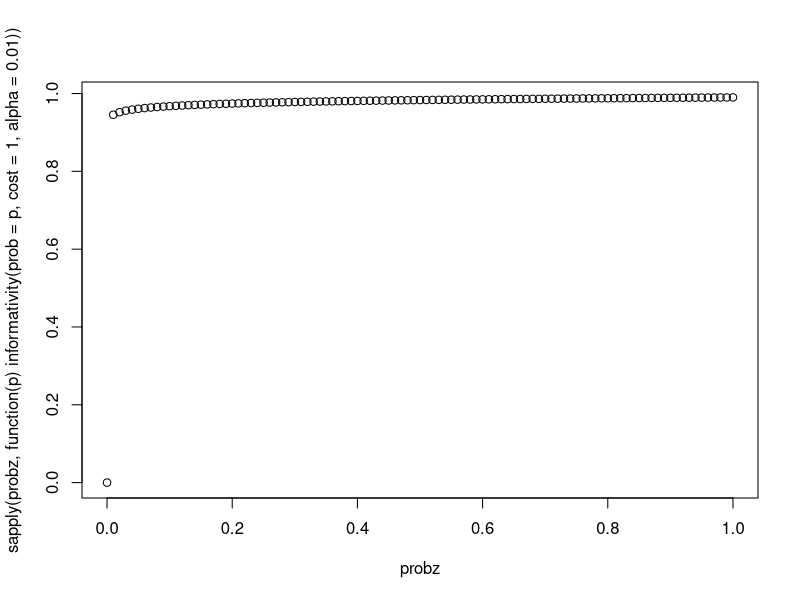
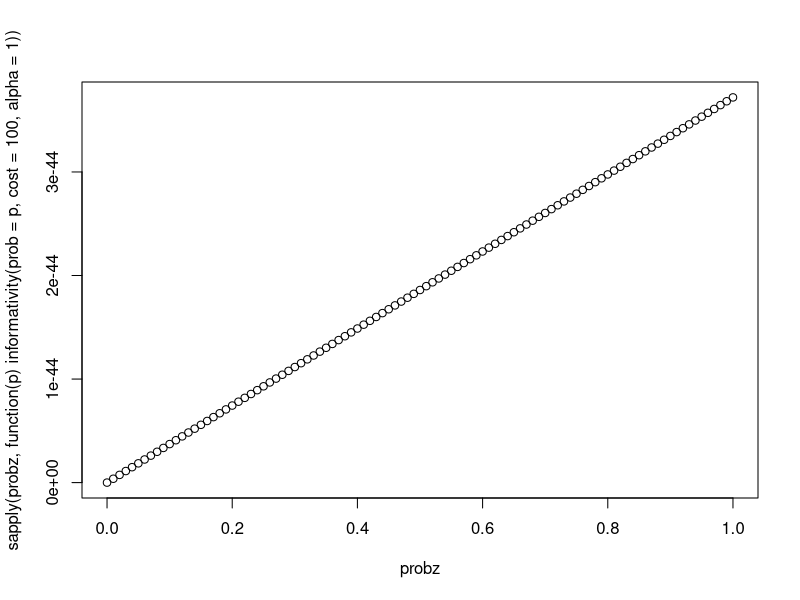
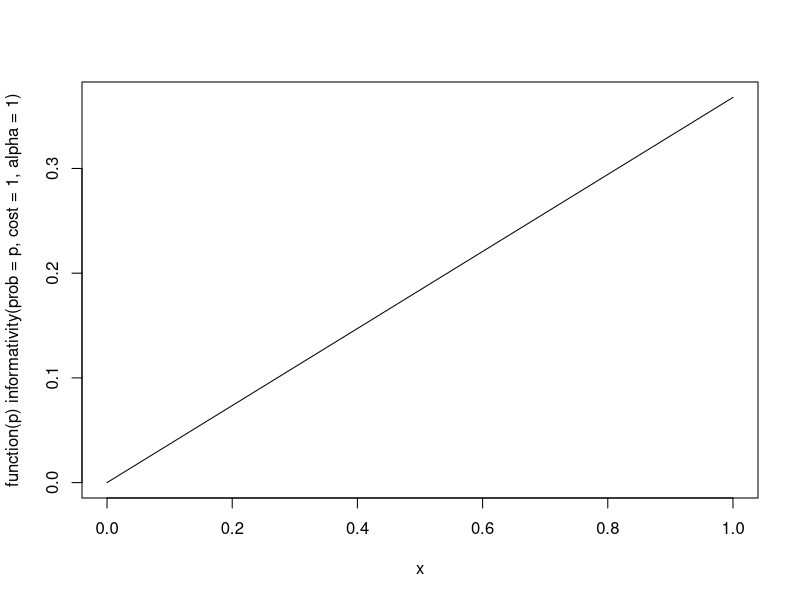

Source code (R) for these figures, in order:
############ FUNCTIONS FOR LASSITER AND GOODMAN (2015) PAPER ------------------

# number of cookies eaten, priors for each value 
prior_A <- function(A){
  stopifnot(A %in% 0:6)
  if (A==0)
    return(.94) else return(.01)
}


cost_u <- function(u, force_to_be=2){
  stopifnot(u %in% c("none", "some", "all"))
  return(force_to_be)
  # technically it's this but let's keep it simple 
  # 2/3 * length(u)
}


### 2.3 LITERAL LISTENER 
# ex9, page 8 
# The literal listener L0 is defined as an agent who responds to an utterance 
# u in two steps: calculate  u , the literal interpretation of u in the 
# relevant language, and condition the prior information state on 
# the truth of  u .
L0_prob <- function(A, u){
  stopifnot(A %in% 0:6, u %in% c("none", "some", "all"))
  # probability of state A given that [[u]] is true 
  # e.g. probability that i ate 3 cookies given that 'some' is true 
  if (u=="none"){
    if (A==0) return(1) else return(0)
  }
  if (u=="some"){
    if (A==0) return(0) else return(1/6)
  }
  if (u=="all"){
    if (A==6) return(1) else return(0)
  }
}

### 2.4 SPEAKER 
S1_utility <- function(u, A){
  stopifnot(A %in% 0:6, u %in% c("none", "some", "all"))
  # utility of utterance u given state A 
  # e.g. utility of saying 'some' given i ate 3 cookies 
  l0 <- L0_prob(A, u)
  if (l0==0){
    return(0)
  } else {
    return(log(l0) - cost_u(u))
  }
}


S1_prob <- function(u, A, uAlt, alpha=4, norm=FALSE){
  # probability of choosing utterance u from Alt, given state A 
  # e.g. probability of saying 'some' given i ate 3 
  numerator <- ifelse(
    S1_utility(u, A) == 0, 0, exp(alpha * S1_utility(u, A))
  )
  
  denominator <- sum(sapply(uAlt, function(u_prime){
    ifelse(S1_utility(u_prime, A)==0, 0, exp(alpha * S1_utility(u_prime, A)))
  }))
  
  if (!norm){
    return(numerator)
  } else {
    return(numerator / denominator)
  }
}


### 2.5 PRAGMATIC LISTENER 
L1_prob <- function(A, u, uAlt, A_space, alpha=4, norm=FALSE){
  # probability of state A given utterance u, basing inference 
  # procedure on speaker probabilities. 
  # e.g. probability that i ate 3 cookies given that u is uttered 
  numerator <- S1_prob(u, A, uAlt, alpha, norm=norm) * prior_A(A)
  
  denominator <- sum((sapply(A_space, function(A_prime){
    S1_prob(u, A, uAlt, alpha, norm=norm) * prior_A(A_prime) 
  })))
  
  if (!norm){
    return(numerator)
  } else {
    return(numerator / denominator)
  }
}


cost_u <- function(u){
  return(4)
}







### PLOTTING FUNCTIONS ------

rsa_matrix_to_df <- function(rsa_matrix, response_colname="prob"){
  out <- as.data.frame(rsa_matrix) %>% 
    mutate(quantity = as.numeric(gsub("[^0-9]", "", 
                                      rownames(rsa_matrix)))) %>% 
    melt(id.vars="quantity", variable.name="word") %>% 
    mutate(word = as.character(word)) %>% 
    arrange(quantity, word) 
  # rename(semantics = "value")
  
  names(out)[names(out)=="value"] <- response_colname
  
  return(out)
}


make_rsa_plot <- function(input_matrix, output_matrix, facet_words=TRUE){
  
  input_df <- rsa_matrix_to_df(input_matrix, response_colname="semantics")
  output_df <- rsa_matrix_to_df(output_matrix, response_colname="pragmatics")
  
  input_output <- 
    full_join(input_df, output_df, by=c("quantity", "word")) %>% 
    melt(id.vars=c("quantity", "word")) %>% 
    rename(type = variable) %>% 
    mutate(type = as.character(type))
  
  input_output$type <- factor(input_output$type, 
                              levels=c("semantics","pragmatics"))
  
  if (facet_words){
    the_plot <- 
      ggplot(input_output, aes(x=quantity, y=value, color=type)) + 
      geom_point(size=rel(.5)) + 
      geom_line() + 
      scale_color_manual(values=c("blue", "orange")) + 
      facet_wrap(~word)
    
  } else {
    the_plot <- 
      ggplot(input_output, aes(x=quantity, y=value, color=word)) + 
      geom_line() + 
      facet_wrap(~type)
  }
  
  return(the_plot)
}

rsaplot <- function(smat, costs, priors, alpha, facet_words=TRUE){
  if (!all(colSums(smat)==1)){
    smat <- normalize_matrix(smat, rows_or_cols="cols")
  }
  if (sum(priors)!=1){
    priors <- normalize(priors)
  }
  pmat <- full_recursion(smat, costs, priors, alpha)
  return(make_rsa_plot(smat, pmat, facet_words=facet_words))
}


# NOTE: THIS IS MODIFIED TO FIT EQNS 10 AND 11 FROM LG15 
informativity <- function(prob, cost, alpha=1){
  # `prob` must be a probability 
  stopifnot(prob >= 0, prob <= 1)
  inform <- ifelse(prob == 0, 0, exp(alpha * (log(prob) - cost)))
  return(inform)
}

# alpha determines/affects how much the probability of an event/proposition/thingy affects the informativity
probz <- seq(from=0, to=1, by=.01) 
plot(probz, sapply(probz, function(p) informativity(prob=p, cost=1, alpha=.01)))

plot(probz, sapply(probz, function(p) informativity(prob=p, cost=100, alpha=1)))
# the more costly an utterance is, then the less the probability matters for its informativity 


sapply(probz, function(p) informativity(prob=p, cost=1, alpha=1))

plot(function(p) informativity(prob=p, cost=1, alpha=1), from=0, to=1)

# utility is just informativity minus cost 
# informativity is just -surprisal 
# surprsial is just -log(prob) 
# therefore: informativity is just log(prob) 



# informativity with worlds is monotonic with the information 
# theoretic notion of informativity (defn'd via entropy) 
# 
# 
# 



